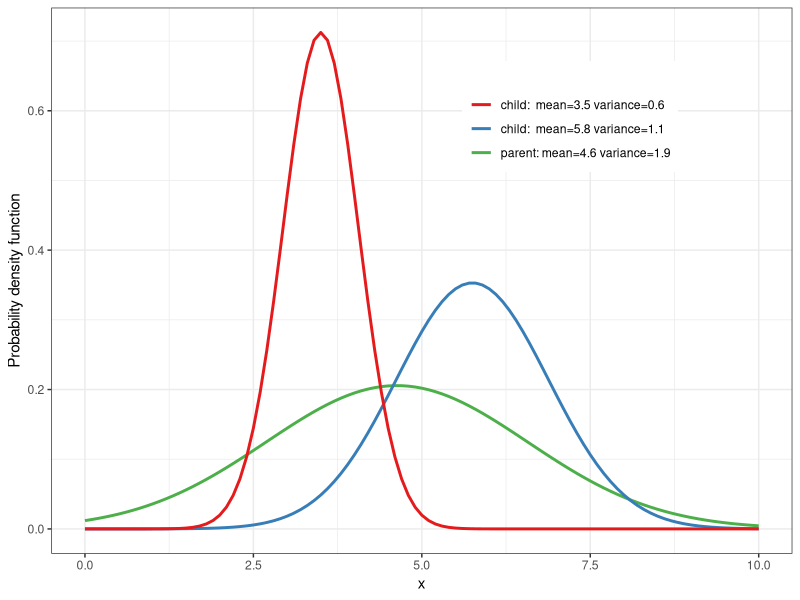
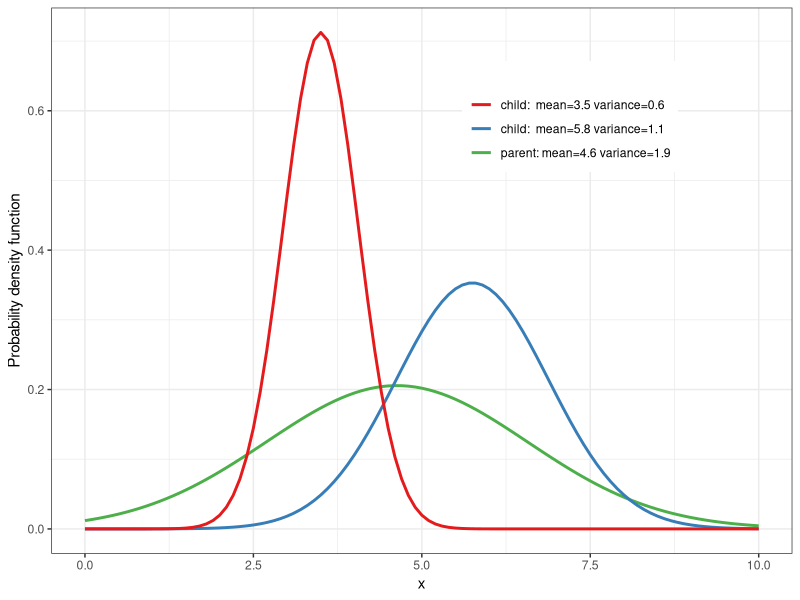

The R script that drew these images, in order:
library('tidyverse')

ggplot(data.frame(x=c(0, 10)), aes(x=x)) +
	stat_function(fun=dnorm, args=list(4.63, 1.94), aes(colour='parent: mean=4.6 variance=1.9'), size=1) +
	stat_function(fun=dnorm, args=list(5.75, 1.13), aes(colour='child:  mean=5.8 variance=1.1'), size=1) +
	stat_function(fun=dnorm, args=list(3.5, 0.56), aes(colour= 'child:  mean=3.5 variance=0.6'), size=1) +
	scale_colour_brewer(palette='Set1') +
	scale_x_continuous(name='x') +
	scale_y_continuous(name='Probability density function') +
	guides(colour=guide_legend(title="")) +
	theme_bw() +
	theme(legend.position=c(0.7, 0.8))

ggsave(filename='generalization.pdf', units='cm', width=12, height=8)

